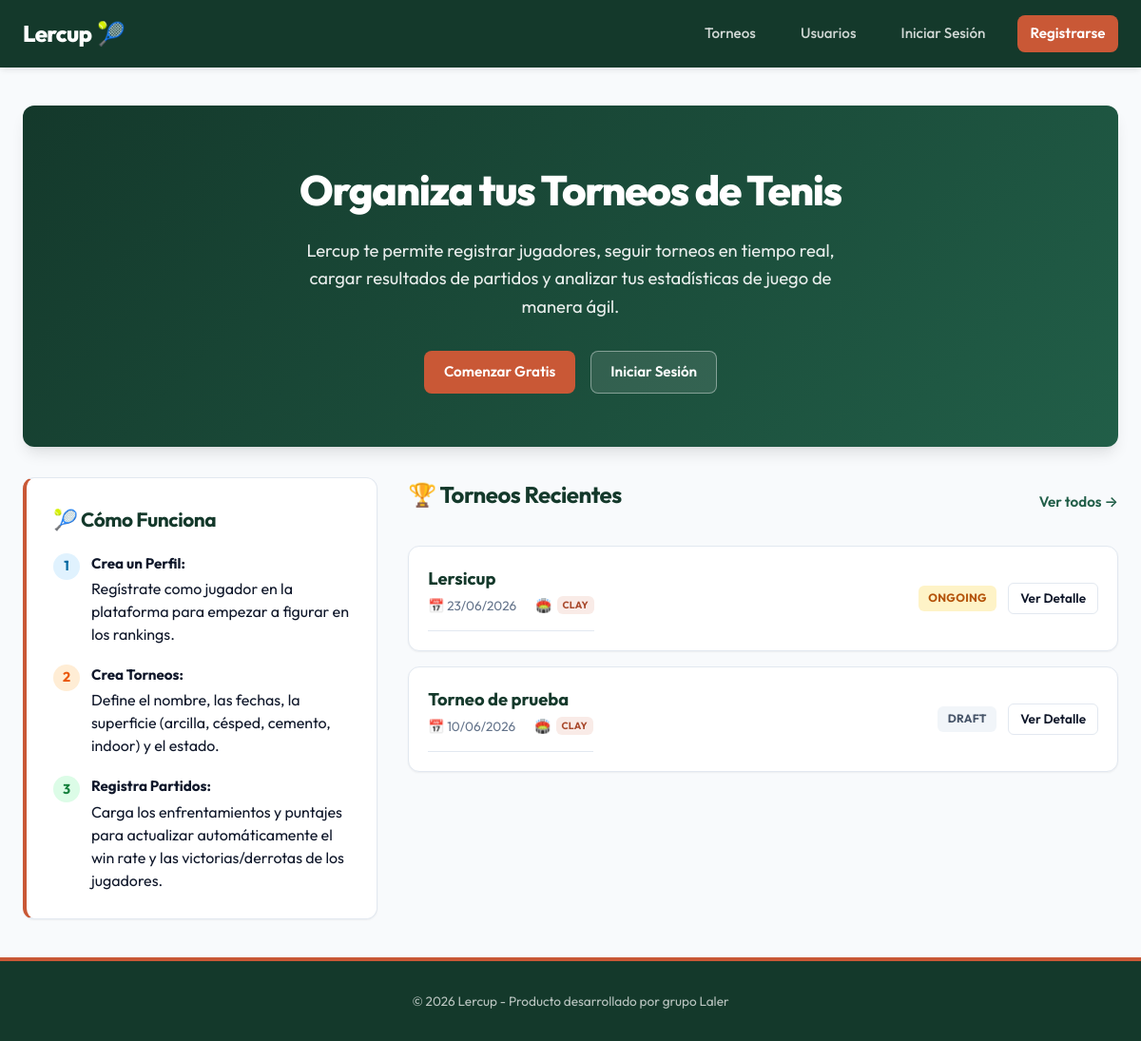
Before: / with the older database file.
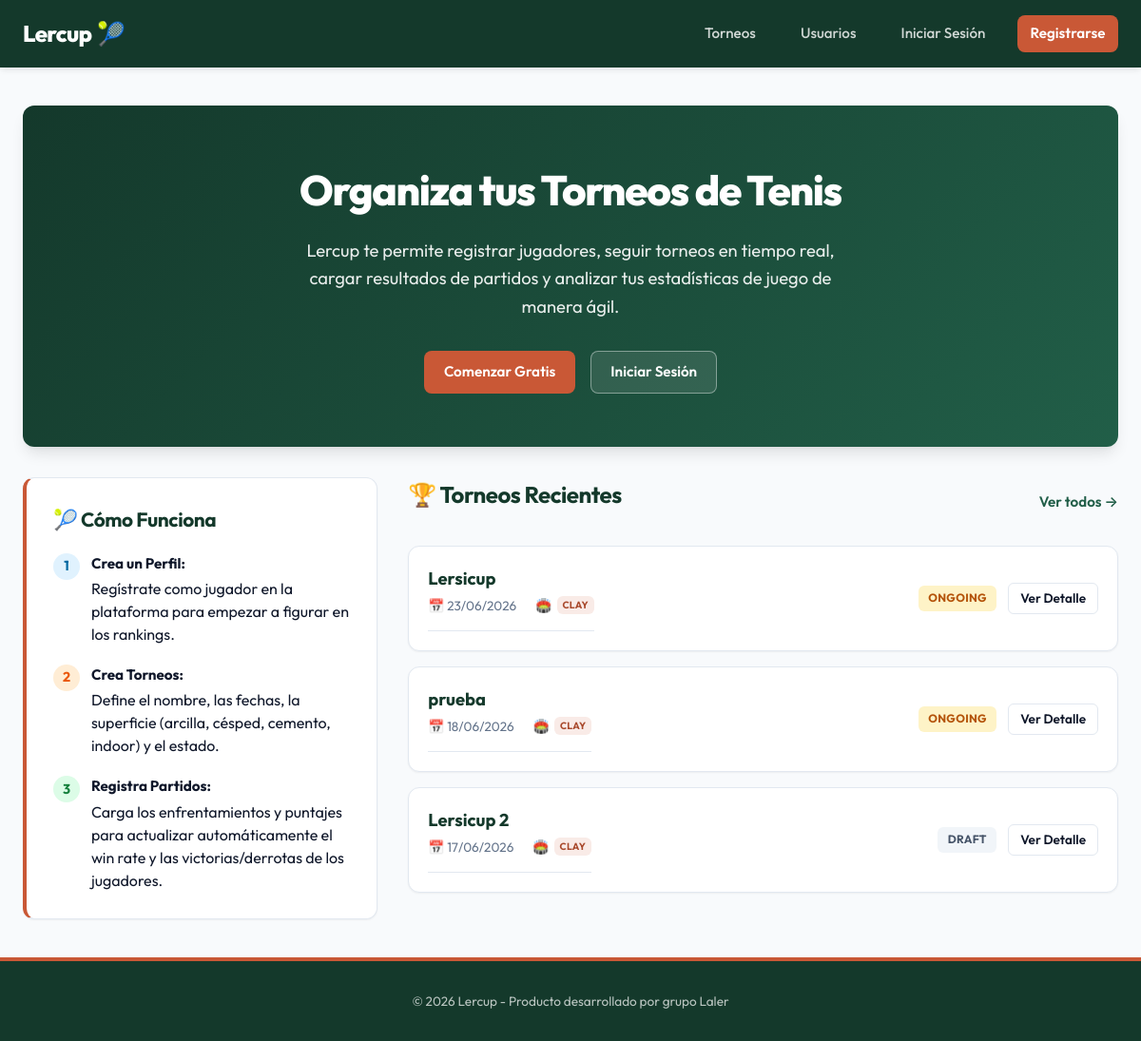
After: the same page with the newer database file.
### app/models/tournament.py (models this page shows)
class Tournament(SQLModel, table=True):
    id: Optional[int] = Field(default=None, primary_key=True)
    name: str = Field(nullable=False)
    description: Optional[str] = Field(default=None)
    start_date: datetime = Field(nullable=False)
    end_date: datetime = Field(nullable=False)
    surface: str = Field(default="clay")  # clay, grass, hard, indoor
    status: str = Field(default="draft")  # draft, ongoing, finished
    creator_id: int = Field(foreign_key="user.id", nullable=False)
    format_id: Optional[int] = Field(foreign_key="tournamentformat.id", default=None, nullable=True)
    sport: str = Field(default="tennis", index=True, nullable=False)  # tennis, padel, etc.
    category: str = Field(default="flexible", nullable=False) # flexible, Primera, A, B1, B2, C, D
    created_at: datetime = Field(default_factory=datetime.utcnow)
    creator: "User" = Relationship(back_populates="created_tournaments")
    format: Optional["TournamentFormat"] = Relationship()
    registrations: List["TournamentRegistration"] = Relationship(
        back_populates="tournament",
        sa_relationship_kwargs={"cascade": "all, delete-orphan"}
    )
    matches: List["Match"] = Relationship(
        back_populates="tournament",
        sa_relationship_kwargs={"cascade": "all, delete-orphan"}
    )
    group_rounds: List["GroupRound"] = Relationship(
        back_populates="tournament",
        sa_relationship_kwargs={"cascade": "all, delete-orphan"},
    )

### app/routes/web/home.py (the view)
@router.get("/")
def home(request: Request, db: Session = Depends(get_session)):
    tournaments = TournamentService.get_all_tournaments(db)
    return render_template(request, db, "index.html", {
        "tournaments": tournaments,
        "active_page": "home"
    })

### app/templates/index.html (shortened to what this page needs)
{% extends "base.html" %}
{% block content %}
<div class="welcome-hero" style="text-align: center; padding: 3.5rem 1.5rem; background: linear-gradient(135deg, var(--primary-color), var(--primary-light)); color: white; border-radius: var(--border-radius); margin-bottom: 2rem; box-shadow: var(--shadow-lg);">
    <h1 style="color: white; margin-bottom: 1rem; font-size: 2.75rem; font-weight: 800; letter-spacing: -0.03em;">Organiza tus Torneos de Tenis</h1>
    <p style="font-size: 1.15rem; max-width: 600px; margin: 0 auto 2rem auto; opacity: 0.9; line-height: 1.6;">Lercup te permite registrar jugadores, seguir torneos en tiempo real, cargar resultados de partidos y analizar tus estadísticas de juego de manera ágil.</p>
    {% if not current_user %}
        <div style="display: flex; justify-content: center; gap: 1rem; flex-wrap: wrap;">
            <a href="/auth/register" class="btn btn-secondary">Comenzar Gratis</a>
            <a href="/auth/login" class="btn btn-outline" style="color: white; border-color: rgba(255,255,255,0.4); background: rgba(255, 255, 255, 0.1);">Iniciar Sesión</a>
        </div>
    {% endif %}
</div>
<div class="grid-cols-1-2" style="margin-top: 2rem;">
    <div class="card" style="display: flex; flex-direction: column; justify-content: space-between; border-left: 4px solid var(--accent-color);">
        <div>
            <h2 class="card-title">🎾 Cómo Funciona</h2>
            <ul style="list-style: none; display: flex; flex-direction: column; gap: 1.25rem; margin-top: 1.25rem;">
                <li style="display: flex; align-items: flex-start; gap: 0.75rem;">
                    <span style="background: #e0f2fe; color: #0369a1; width: 28px; height: 28px; display: flex; align-items: center; justify-content: center; border-radius: 50%; font-weight: bold; flex-shrink: 0; font-size: 0.9rem;">1</span>
                    <div>
                        <strong style="display: block; font-size: 0.95rem; margin-bottom: 0.15rem;">Crea un Perfil:</strong> Regístrate como jugador en la plataforma para empezar a figurar en los rankings.
                    </div>
                </li>
                <li style="display: flex; align-items: flex-start; gap: 0.75rem;">
                    <span style="background: #ffedd5; color: #ea580c; width: 28px; height: 28px; display: flex; align-items: center; justify-content: center; border-radius: 50%; font-weight: bold; flex-shrink: 0; font-size: 0.9rem;">2</span>
                    <div>
                        <strong style="display: block; font-size: 0.95rem; margin-bottom: 0.15rem;">Crea Torneos:</strong> Define el nombre, las fechas, la superficie (arcilla, césped, cemento, indoor) y el estado.
                    </div>
                </li>
                <li style="display: flex; align-items: flex-start; gap: 0.75rem;">
                    <span style="background: #dcfce7; color: #15803d; width: 28px; height: 28px; display: flex; align-items: center; justify-content: center; border-radius: 50%; font-weight: bold; flex-shrink: 0; font-size: 0.9rem;">3</span>
                    <div>
                        <strong style="display: block; font-size: 0.95rem; margin-bottom: 0.15rem;">Registra Partidos:</strong> Carga los enfrentamientos y puntajes para actualizar automáticamente el win rate y las victorias/derrotas de los jugadores.
                    </div>
                </li>
            </ul>
        </div>
    </div>
    <div>
        <div style="display: flex; justify-content: space-between; align-items: center; margin-bottom: 1.25rem;">
            <h2>🏆 Torneos Recientes</h2>
            <a href="/tournaments" style="font-size: 0.95rem; color: var(--primary-light); font-weight: 600; text-decoration: none;">Ver todos &rarr;</a>
        </div>
        {% if tournaments %}
            <div style="display: flex; flex-direction: column; gap: 1rem;">
                {% for t in tournaments[:3] %}
                    <div class="card" style="padding: 1.25rem; display: flex; justify-content: space-between; align-items: center; gap: 1rem;">
                        <div>
                            <h3 style="font-size: 1.15rem; color: var(--primary-color); font-weight: 700;">{{ t.name }}</h3>
                            <div class="card-meta" style="margin-bottom: 0; margin-top: 0.25rem;">
                                <span>📅 {{ t.start_date.strftime('%d/%m/%Y') }}</span>
                                <span>🏟️ <span class="badge badge-{{ t.surface }}" style="font-size:0.65rem; padding: 0.1rem 0.35rem;">{{ t.surface }}</span></span>
                            </div>
                        </div>
                        <div style="display: flex; align-items: center; gap: 0.75rem;">
                            <span class="badge badge-{{ t.status }}">{{ t.status }}</span>
                            <a href="/tournaments/detail/{{ t.id }}" class="btn btn-outline btn-sm">Ver Detalle</a>
                        </div>
                    </div>
                {% endfor %}
            </div>
        {% endif %}
    </div>
</div>
{% endblock %}

### app/templates/base.html (shortened to what this page needs)
<!DOCTYPE html>
<html lang="es">
<head>
    <link rel="stylesheet" href="/static/css/app.css?v={{ static_version }}">
</head>
<body>
    <header>
        <div class="navbar">
            <a href="/" class="nav-brand">
                Lercup<span>🎾</span>
            </a>
            <nav>
                <ul class="nav-menu">
                    <li><a href="/tournaments" class="nav-link {% if active_page == 'tournaments' %}active{% endif %}">Torneos</a></li>
                    <li><a href="/users" class="nav-link {% if active_page == 'users' %}active{% endif %}">Usuarios</a></li>
                    {% if current_user %}
                        <li class="nav-actions-group">
                            <div class="notification-menu">
                                <button type="button" class="notification-bell" aria-label="Notificaciones{% if unread_notification_count > 0 %} ({{ unread_notification_count }} sin leer){% endif %}" aria-expanded="false">
                                    <span class="notification-bell-icon" aria-hidden="true">🔔</span>
                                    {% if unread_notification_count > 0 %}
                                        <span class="notification-badge" aria-hidden="true">{{ unread_notification_count }}</span>
                                    {% endif %}
                                </button>
                                <div class="notification-dropdown" hidden>
                                    <div class="notification-dropdown-header">
                                        <span>Notificaciones</span>
                                        {% if unread_notification_count > 0 %}
                                            <span class="notification-dropdown-count">{{ unread_notification_count }} nueva(s)</span>
                                        {% endif %}
                                    </div>
                                    {% if recent_unread_notifications %}
                                        <ul class="notification-dropdown-list">
                                            {% for n in recent_unread_notifications %}
                                                <li>
                                                    <form method="post" action="/notifications/{{ n.id }}/read">
                                                        <button type="submit" class="notification-dropdown-item">
                                                            <span class="notification-dropdown-message">{{ n.message }}</span>
                                                            <span class="notification-dropdown-time">{{ n.created_at | time_ago }}</span>
                                                        </button>
                                                    </form>
                                                </li>
                                            {% endfor %}
                                        </ul>
                                    {% else %}
                                        <p class="notification-dropdown-empty">No tenés notificaciones nuevas</p>
                                    {% endif %}
                                    <a href="/notifications" class="notification-dropdown-footer {% if active_page == 'notifications' %}active{% endif %}">Ver todas</a>
                                </div>
                            </div>
                            <div class="user-menu">
                                <span class="user-badge">👤 {{ current_user.full_name }}</span>
                                <a href="/users/profile/{{ current_user.id }}" class="nav-link {% if active_page == 'profile' %}active{% endif %}">Mi Perfil</a>
                                <a href="/auth/logout" class="nav-link nav-btn">Salir</a>
                            </div>
                        </li>
                    {% else %}
                        <li><a href="/auth/login" class="nav-link">Iniciar Sesión</a></li>
                        <li><a href="/auth/register" class="nav-link nav-btn">Registrarse</a></li>
                    {% endif %}
                </ul>
            </nav>
        </div>
    </header>
    <main>
        {% block content %}
        {% endblock %}
    </main>
    <footer>
        <p>&copy; 2026 Lercup - Producto desarrollado por grupo Laler</p>
    </footer>
</body>
</html>

Changed rows visible on the page:
no longer on this page (row unchanged): Tournament: name "Torneo de prueba", start_date "10/06/2026", surface "CLAY", status "DRAFT"
added Tournament: name "prueba", start_date "18/06/2026", surface "CLAY", status "ONGOING"
added Tournament: name "Lersicup 2", start_date "17/06/2026", surface "CLAY", status "DRAFT"
